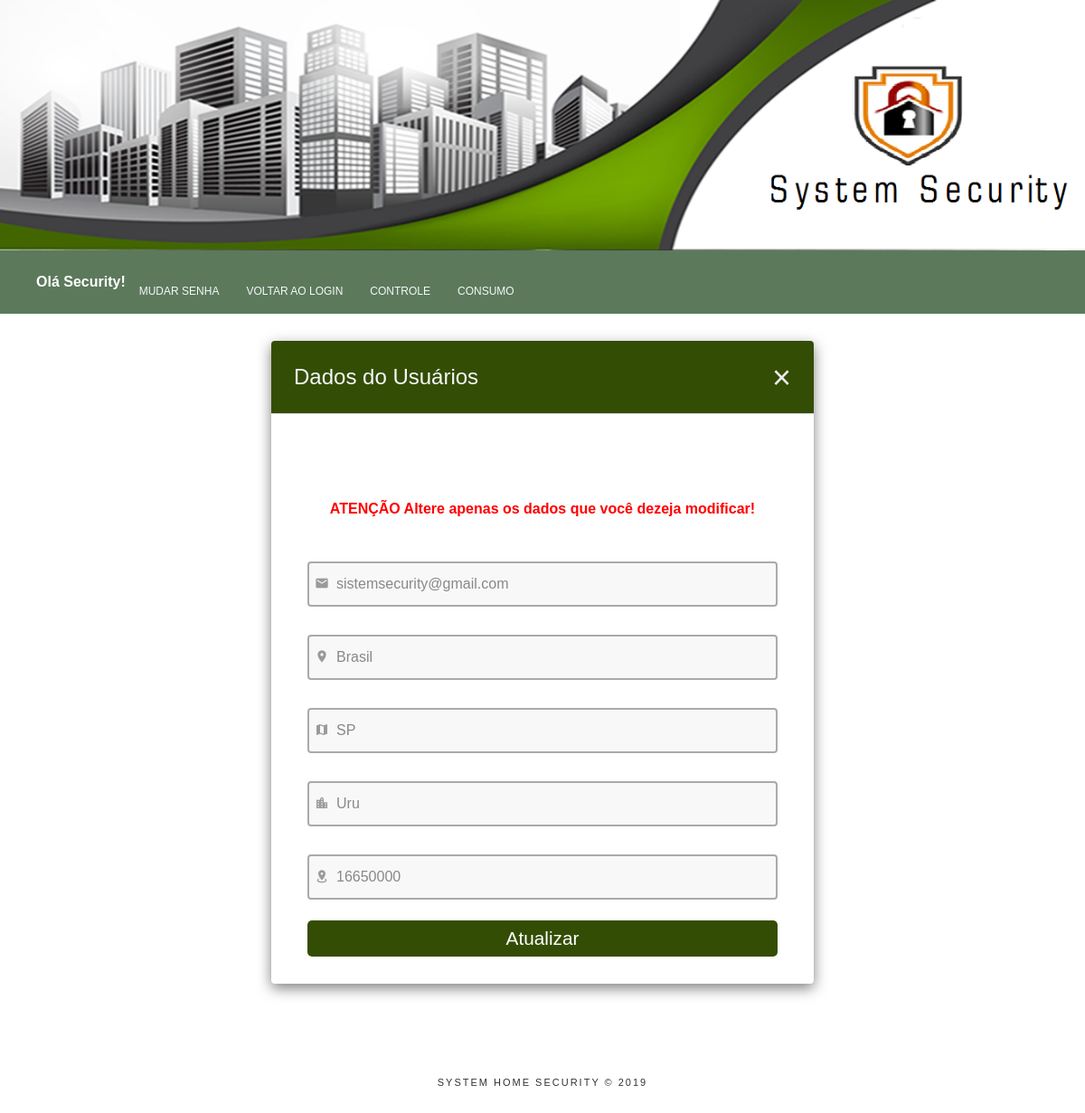
/login/Usuario/dados_usuario.php (signed in), run on the app's committed database.
### tables this page shows
CREATE TABLE IF NOT EXISTS `dados_usuarios` (
  `ID` int(11) NOT NULL AUTO_INCREMENT,
  `Login` varchar(50) NOT NULL,
  `Senha` char(15) NOT NULL,
  `Nome` varchar(200) NOT NULL,
  `Email` varchar(200) NOT NULL,
  `Sexo` varchar(15) NOT NULL,
  `DataNasc` varchar(15) NOT NULL,
  `Pais` varchar(50) NOT NULL,
  `Estado` varchar(50) NOT NULL,
  `Cidade` varchar(50) NOT NULL,
  `Cep` varchar(20) NOT NULL,
  `Pergunta` varchar(200) NOT NULL,
  `Resposta` varchar(200) NOT NULL,
  PRIMARY KEY (`ID`)
);

### login/validar_session.php (called while the page is built, shortened)
<?php
if(isset($_SESSION['login_usuario']) and isset($_SESSION['senha_usuario'])) {
	$login_usuario = $_SESSION['login_usuario'];
} else {
	$erro = urlencode("Você não esta logado!");
	header("Location: ../index.php");
	exit;
}
?>

### login/Usuario/dados_usuario.php (the view, shortened to what this page needs)
<?php
include "../validar_session.php";
$consulta = mysql_query("select * from dados_usuarios where Login = '$login_usuario'");
?>
<!DOCTYPE html>
<html lang="pt-br">
    <head>
        <link rel="stylesheet" href="assets/bootstrap/css/bootstrap.min.css">
        <link rel="stylesheet" href="assets/font-awesome/css/font-awesome.min.css">
		<link rel="stylesheet" href="assets/css/form-elements.css">
        <link rel="stylesheet" href="assets/css/style.css?verson=12">
        <link rel="stylesheet" href="assets/css/MaterialDesign-Webfont-master/css/materialdesignicons.css?=12">
    </head>
    <body background="assets/img/backgrounds/fundo.png">
    <img src="assets/img/backgrounds/55.png">
      <form action="atualizar_dados.php" method="post" enctype="multipart/form-data" name="formatualizar">
      <nav style="background-color:#5C795C;">
      <div class="container">
        <div class="navbar-header">
          <?php
while($linha = mysql_fetch_object($consulta)) {
  echo "<b class='nome' >Olá ".$linha->Login."!</b>";
?>
        </div>
        <div class="collapse navbar-collapse" id="navbar-collapse-1">
          <ul class="nav navbar-nav">
            <li><a href="mudar_senha.php" >Mudar senha</a></li>
            <li><a href="../logout.php" >Voltar ao Login</a></li>
            <li><a href="controle.php" >Controle</a></li>
            <li><a href="grafico_ok/chama_grafico.php" >Consumo</a></li>
          </ul>
        </div>
      </div>
   </nav>
            <div class="modal-dialog">
                <div class="modal-content">
                    <div class="modal-header">
                        <button type="button" class="close" data-dismiss="modal">
                            <span aria-hidden="true">&times;</span><span class="sr-only">Close</span>
                        </button>
                        <h3 class="modal-title" id="modal-login-label"><a href="index.php" class="style7">Dados do Usuários</a></h3>
                    </div>
   <br>
<div class="container-fluid">
    <br>
<br>
       <p align="center" class="aten"><b><span > ATENÇÃO </span> <span>Altere apenas os dados que você dezeja modificar!</span> </b></p>
                    <div class="modal-body">
                            <div class="form-group">
                            <div class="inputWithIcon">
                                <input type="text" name="email" id="label2" placeholder="E-Mail" class="in"  value="<?php echo $linha->Email;?>">
                                <i class="mdi mdi-email"></i>
                            </div>
                            </div>
                            <div class="form-group">
                            <div class="inputWithIcon">
                                <input type="text" name="pais" id="label3" placeholder="País"  value="<?php echo $linha->Pais;?>">
                                <i class="mdi mdi-map-marker"></i>
                            </div>
                            </div>
                            <div class="form-group">
                            <div class="inputWithIcon">
                                <input type="text" name="estado" id="label4" placeholder="Estado"  value="<?php echo $linha->Estado;?>">
                                <i class="mdi mdi-map"></i>
                                </div>
                            </div>
                            <div class="form-group">
                            <div class="inputWithIcon">
                                <input type="text" name="cidade" id="label5" placeholder="Cidade"  value="<?php echo $linha->Cidade;?>">
                                <i class="mdi mdi-city"></i>
                                </div>
                            </div>
                            <div class="form-group">
                            <div class="inputWithIcon">
                                <input type="text" name="cep" id="label6" placeholder="Cep"  value="<?php echo $linha->Cep;?>">
                                <i class="mdi mdi-map-marker-radius"></i>
                            </div>
                            </div>
                            <button type="submit" name="atualizar" value="atualizar" id="atualizar" class="btn1">Atualizar</button>
                       <?php
                      }
                      ?>
                    </div>
                </div>
            </div>
         </form>
    <br>
         <div class="footers">
            System Home Security © 2019</div>
    </body>
</html>

### login/Usuario/assets/css/form-elements.css (style rules this page uses)
input[type="text"], input[type="password"], textarea, textarea.form-control { height: 50px; margin: 0; padding: 0 20px; vertical-align: middle; background: #f8f8f8; border: 1px solid #ddd; font-family: 'arial', sans-serif; font-size: 16px; font-weight: 300; line-height: 50px; color: #888; -moz-border-radius: 4px; -webkit-border-radius: 4px; border-radius: 4px; -moz-box-shadow: none; -webkit-box-shadow: none; box-shadow: none; -o-transition: all .3s; -moz-transition: all .3s; -webkit-transition: all .3s; -ms-transition: all .3s; transition: all .3s; }

### login/Usuario/assets/css/style.css (style rules this page uses)
body { font-family: 'arial', sans-serif; font-size: 16px; font-weight: 300; line-height: 30px; text-align: center; }
a, a:hover, a:focus { color: #f5f8f8; text-decoration: none; -o-transition: all .3s; -moz-transition: all .3s; -webkit-transition: all .3s; -ms-transition: all .3s; transition: all .3s; }
h3 { color: #fff; }
.nome { display: inline-block; padding-top: 20px; color:white; position: relative; padding-left: 10px; }
.aten { color: red; }
img { max-width: 100%; }
.modal-content { -moz-border-radius: 4px; -webkit-border-radius: 4px; border-radius: 4px; border: 0; text-align: left; }
.modal-header { padding: 25px 25px 15px 25px; background: rgb(52, 77, 5); border: 0; border-bottom: 1px solid #ddd; -moz-border-radius: 4px 4px 0 0; -webkit-border-radius: 4px 4px 0 0; border-radius: 4px 4px 0 0; }
.modal-header .close { font-size: 36px; color: #eee; font-weight: 300; text-shadow: none; opacity: 1; }
.modal-title { margin-bottom: 10px; line-height: 30px; }
.modal-body { padding: 25px 25px 30px 25px; background: transparent; text-align: left; -moz-border-radius: 0 0 4px 4px; -webkit-border-radius: 0 0 4px 4px; border-radius: 0 0 4px 4px; }
nav { float: center; }
nav ul { margin: 0; padding: 0; list-style: none; }
nav li { display: inline-block; padding-top: 20px; position: relative; }
nav a { text-decoration: none; text-transform: uppercase; font-size: 12px; }
nav a::before { content: ''; display: block; height: 5px; background-color: rgb(52, 77, 5); position: absolute; top: 0; width: 0%; transition: all ease-in-out 230ms; }
input[type=text] { width: 100%; border: 2px solid #aaa; border-radius: 4px; margin: 8px 0; outline: none; padding: 8px; box-sizing: border-box;; transition: .3s; }
.inputWithIcon input[type=text] { padding-left: 30px; }
.inputWithIcon { position: relative; }
.inputWithIcon i { position: absolute; left: 0; top: 8px; padding: 9px 8px; color: rgb(153, 155, 154); transition: .3s; }
.btn1 { border-radius: 5px; border: none; background: rgb(52, 77, 5); color: white; width: 100%; height: 40px; font-size: 1.3em; cursor: pointer; }
.footers { padding:12px; margin-top: 60px; color: rgb(51, 50, 49); font-family: 'Chivo',Helvetica,Arial,sans-serif; font-size: 11px; font-weight: 200; letter-spacing: 2px; line-height: 14px; text-transform: uppercase; text-align: center; }

### data on the page
dados_usuarios: Login "Security", email "sistemsecurity@gmail.com", pais "Brasil", estado "SP", cidade "Uru", cep "16650000"
